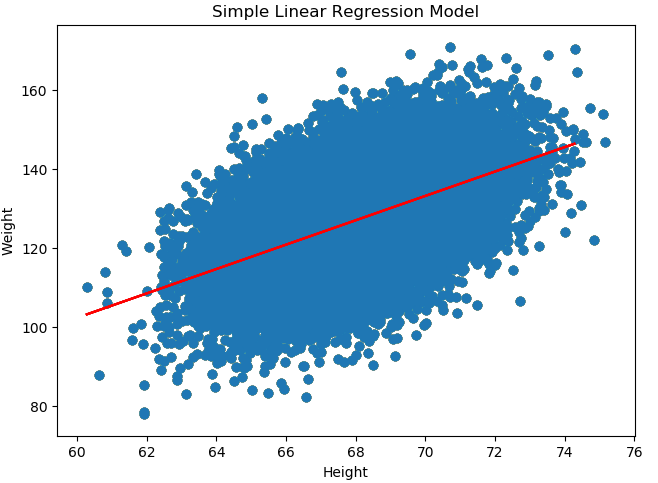

Source code (Python):
# -*- coding: utf-8 -*-

#imports
import pandas as pd
import numpy as np
import matplotlib.pyplot as plt
from sklearn.linear_model import LinearRegression

#reading .csv file data
data = pd.read_csv("hw_25000.csv")

height = data.Height.values.reshape(-1,1)
weight = data.Weight.values.reshape(-1,1)

regression = LinearRegression()
regression.fit(height,weight) #fitting the lines according to weight and height

#sample predictions 
print(regression.predict([[60]])) 
print(regression.predict([[62]]))
print(regression.predict([[64]]))
print(regression.predict([[66]]))
print(regression.predict([[68]]))
print(regression.predict([[70]]))

print(data.columns)

plt.scatter(data.Height, data.Weight) #visualization
x = np.arange(min(data.Height),max(data.Height)).reshape(-1,1) #create a range 
plt.plot(x,regression.predict(x),color="red") #drawing predictions' line, y->x's predicted value
plt.xlabel("Height")
plt.ylabel("Weight")
plt.title("Simple Linear Regression Model")
plt.show()
